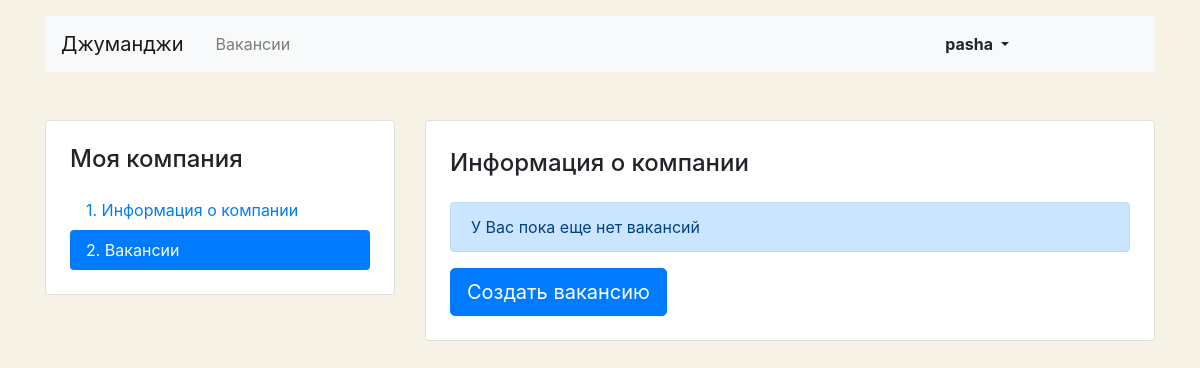
Page /mycompany/vacancies/ (signed in) on the earlier database version.
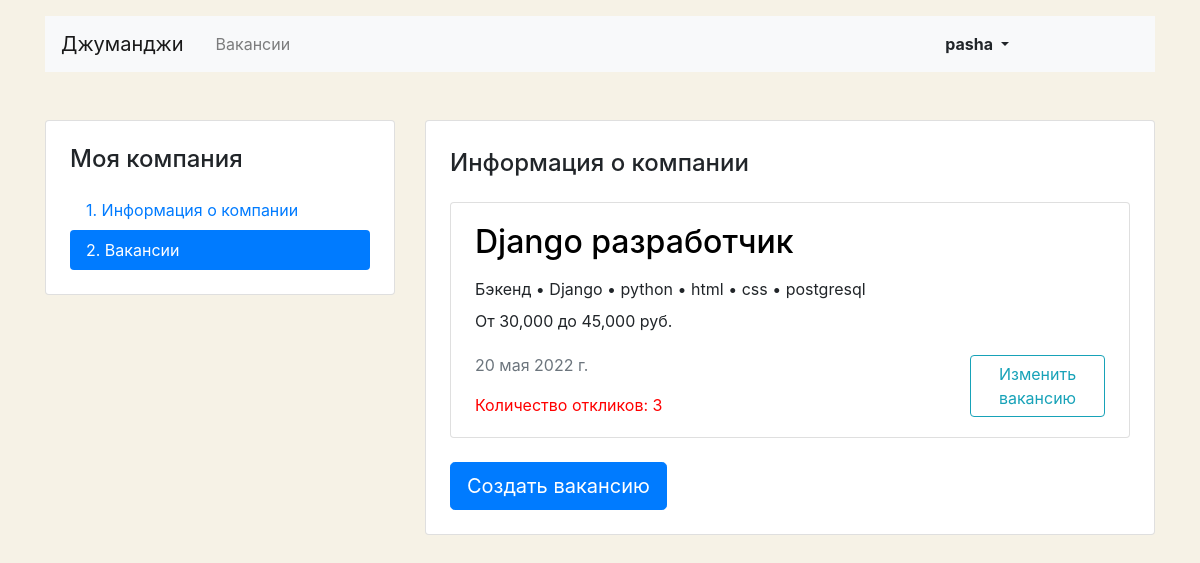
Same page on the later database version.
### Jobs/models.py (models this page shows, shortened)
class Vacansy(models.Model):
    title = models.CharField(max_length=64)
    specialty = models.ForeignKey(Specialty, on_delete=models.CASCADE, related_name='vacancies')
    company = models.ForeignKey(Company, on_delete=models.CASCADE, related_name='vacancies')
    skills = models.TextField()
    description = models.TextField()
    salary_min = models.IntegerField()
    salary_max = models.IntegerField()
    published_at = models.DateField(auto_now=False, auto_now_add=True)

class Specialty(models.Model):
    code = models.CharField(max_length=64)
    title = models.CharField(max_length=64)
    picture = models.ImageField(upload_to=MEDIA_SPECIALITY_IMAGE_DIR, default='https://place-hold.it/100x60')

### Jobs/companies/views.py (the view)
# urls.py: path('vacancies/', CompanyVacancies.as_view(), name='company_vacancies'),
class CompanyVacancies(ListView):
    template_name = 'companies/company_vacancies.html'
    def get(self, request, *args, **kwargs):
        vacancies = Vacansy.objects\
                                    .filter(company=request.user.company)\
                                    .select_related('specialty')\
                                    .annotate(apps=Count('applications'))
        return render(request, 'companies/company_vacancies.html', context={'vacancies': vacancies})

### Jobs/templatetags/mytags.py (called while the page is built)
@register.filter
@stringfilter
def num_space(value):
    return intcomma(value)

@register.filter
def get_skills(value):
    value = re.sub(r"\s+", u",", value)
    skills = value.split(',')
    return skills

### JorbJobs/templates/companies/company_vacancies.html (shortened to what this page needs)
{% extends 'base.html' %}
{% load mytags %}
{% block content %}
    <div class="row mt-5">
      <div class="col-12 col-lg-4">
        <aside class="pt-3 pb-4 px-4 mb-5 card">
          <h1 class="h4 pt-2 pb-2">Моя компания</h1>
          <div class="nav flex-column nav-pills">
            <a class="nav-link" href="{% url 'my_company' %}">1. Информация о&nbsp;компании</a>
            <a class="nav-link active" href="#">2. Вакансии</a>
          </div>
        </aside>
      </div>
      <div class="col-12 col-lg-8">
        <div class="card">
          <div class="card-body px-4 pb-4">
            <section class="tab-pane fade show active">
              <h2 class="h4 pt-2 pb-3">Информация о&nbsp;компании</h2>
              {% if vacancies %}
              {% for vacancy in vacancies %}
          <div class="card mb-4">
            <div class="card-body px-4">
              <div class="row">
                <div class="col-12 col-md-8 col-lg-9">
                  <h2 class="h2 pb-2"><a style="color:black" href="{% url 'vacancies_detail' vacancy.id %}">{{ vacancy.title }}</a></h2>
                  <p class="mb-2">{{ vacancy.specialty.title }} {% for skill in vacancy.skills|get_skills %} • {{skill}} {% endfor %}</p>
                  <p>От {{ vacancy.salary_min|num_space }} до {{ vacancy.salary_max|num_space }} руб.</p>
                  <p class="text-muted pt-1">{{ vacancy.published_at }}</p>
                  <a href="{% url 'company_applications' vacancy.id %}" style="color:red" class="text pt-1">Количество откликов: {{ vacancy.apps }}</a>
                </div>
                <div class="col-12 col-md-4 col-lg-3 d-flex align-items-end">
                  <a href="{% url 'company_vacancy_update' vacancy.id %}" class="btn d-flex btn-outline-info">Изменить вакансию</a>
                </div>
              </div>
            </div>
          </div>
              {% endfor %}
              {% else %}
              <p class="alert alert-primary" role="alert">У Вас пока еще нет вакансий</p>
              {% endif %}
              <a href="{% url 'company_vacancy_create' %}" class="btn btn-primary btn-lg">Создать вакансию</a>
            </section>
          </div>
        </div>
      </div>
    </div>
{% endblock %}

Differences in the rows shown:
added Vacansy: title "Django разработчик", specialty "Бэкенд", skills "Django" "python" "html" "css" "postgresql", salary_min|num_space "30,000", salary_max|num_space "45,000", published_at "20 мая 2022 г.", apps "3"
Other differences:
text no longer shown: "У Вас пока еще нет вакансий"
